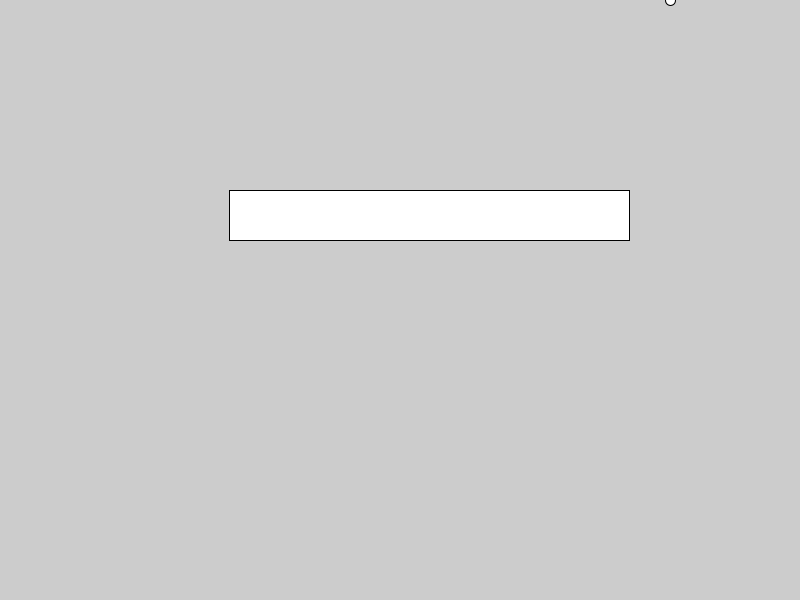
Frame 1 (no input)
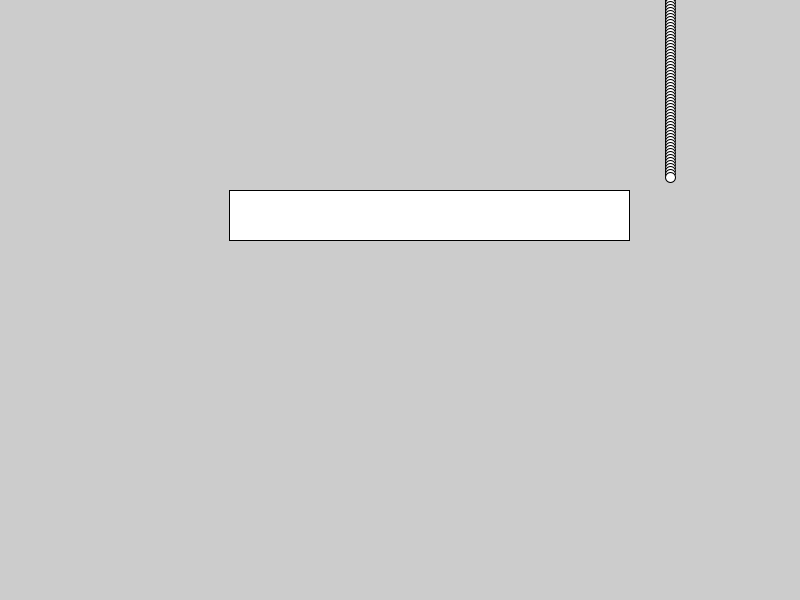
Frame 60 (the mouse pressed at the canvas centre just before this capture)
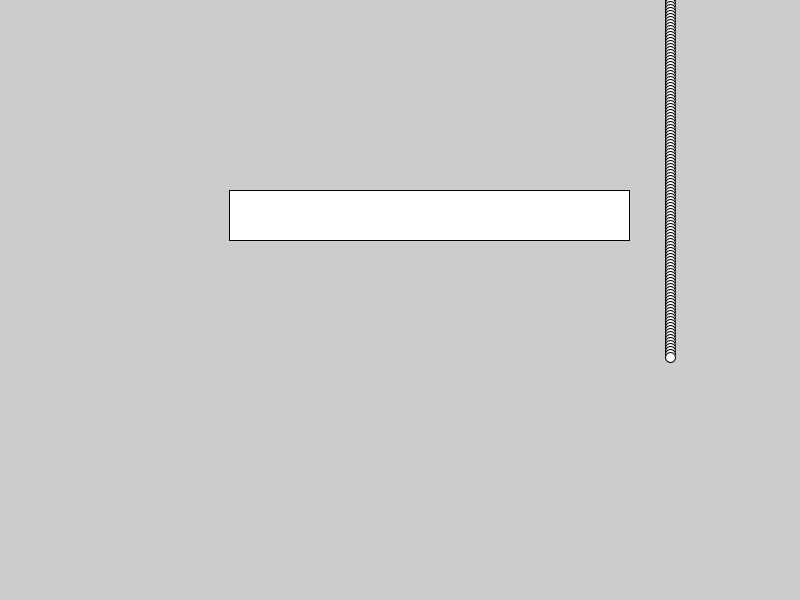
Frame 120 (the mouse held since frame 60 and released just before this capture)

The Processing sketch that drew these frames (run headless with seeded random() and noise(); from frame 60 on, the mouse is pressed at the canvas centre):

// Processing sketch: single_drop
// ── single_drop.pde
Rect box;
Mover drop; // PVector holds x,y,z

void setup() {
  size(800, 600);
  int w = 400;
  box = makeRect(random(100, width-w-100), random(100, height-150), w, 50);
  drop = new Mover();
  drop.x = random(100, width-100);
  drop.y = 0;
  drop.speedY = 3;
}

void draw() {
  drawRect(box);
  
  ellipse(drop.x, drop.y, 10, 10);
  updateMover(drop);
}

class Rect {
  float x, y, width, height;
}
Rect makeRect(float x, float y, float w, float h) {
  Rect baby = new Rect();
  baby.x = x;
  baby.y = y;
  baby.width = w;
  baby.height = h;
  return baby;
}
void drawRect(Rect op) {
  rect(op.x, op.y, op.width, op.height);
}
// ── Mover.pde
float moverGravity = 0;
float moverFriction = 1;
class Mover {
  float x, y;
  float speedX = 0;
  float speedY = 0;
}
void updateMover(Mover op) {
  op.x += op.speedX;
  op.y += op.speedY;
  op.speedX *= moverFriction;
  op.speedY *= moverFriction;
  op.speedY += moverGravity;
}
